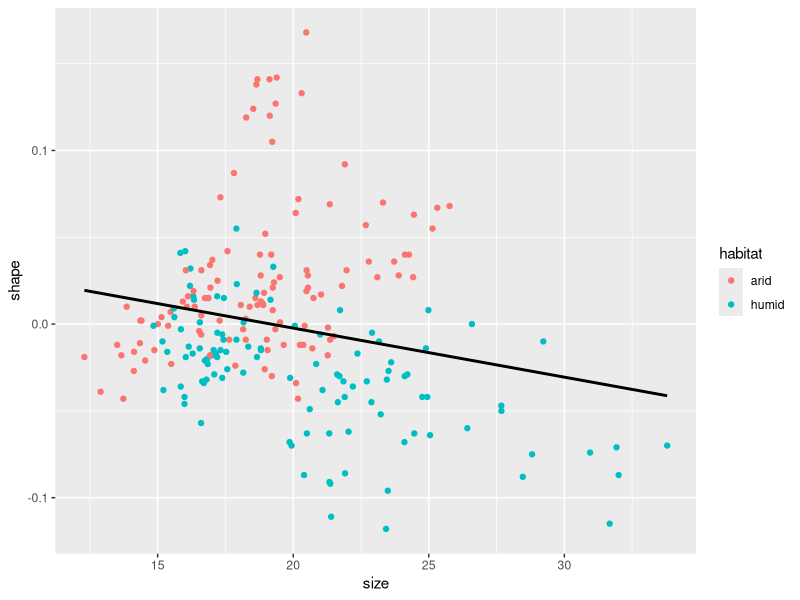
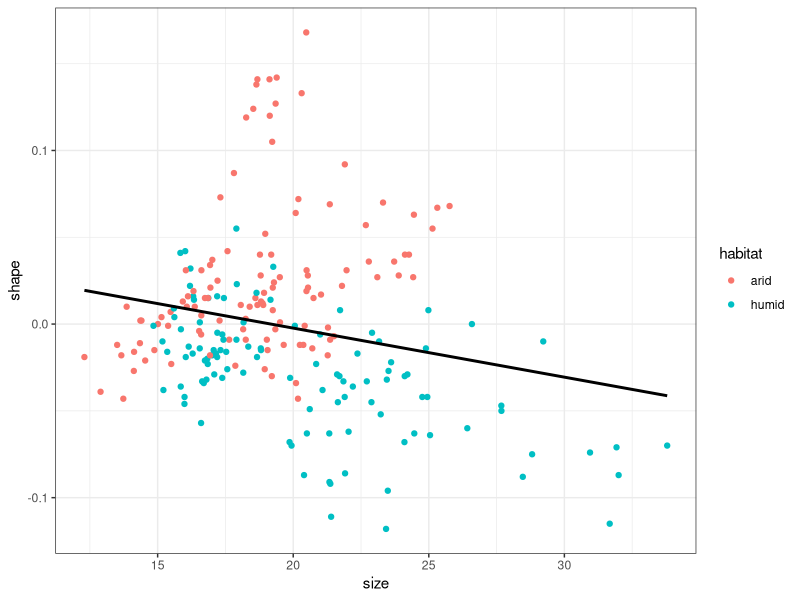
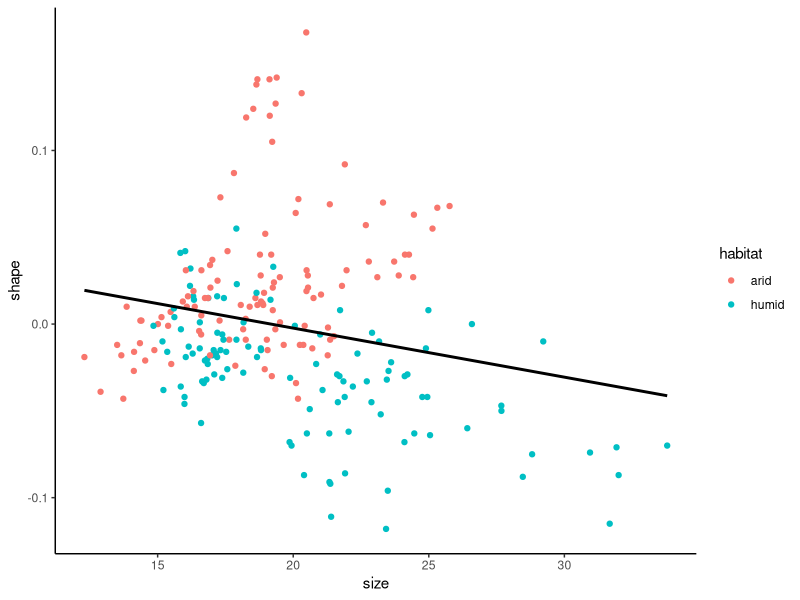
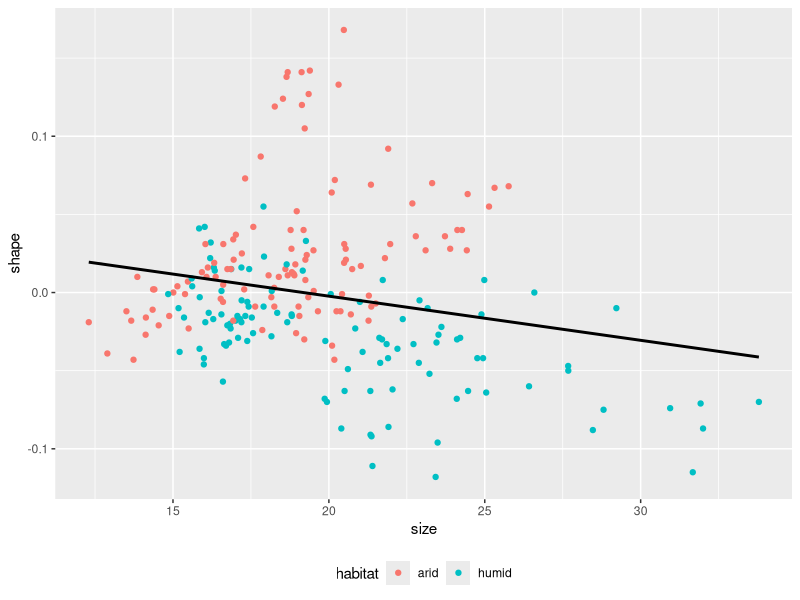
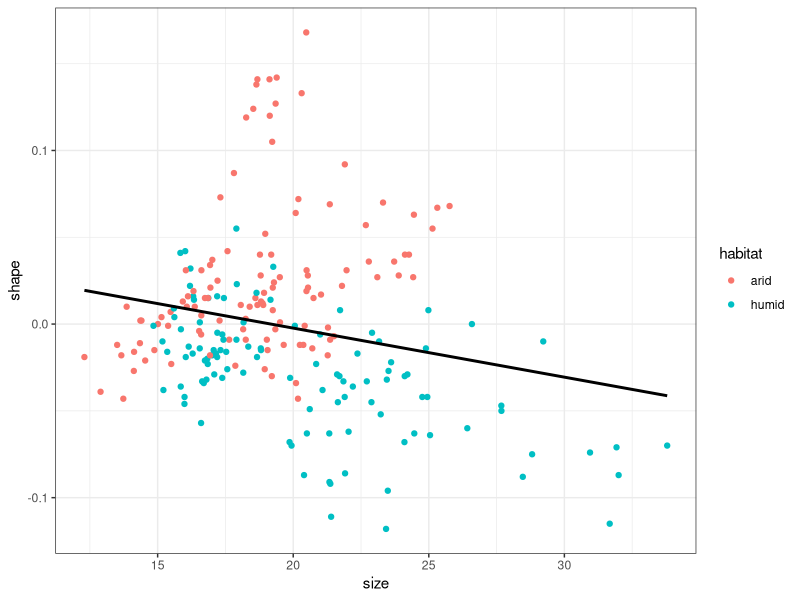
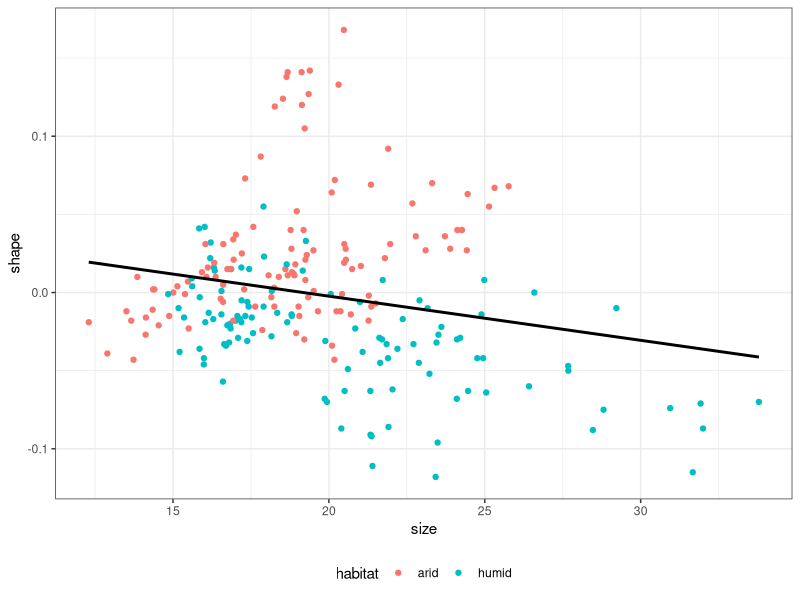
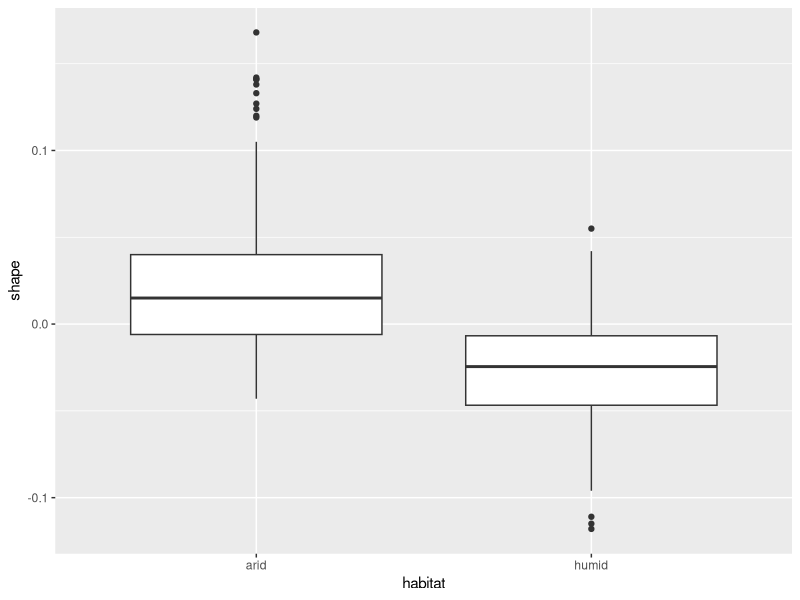
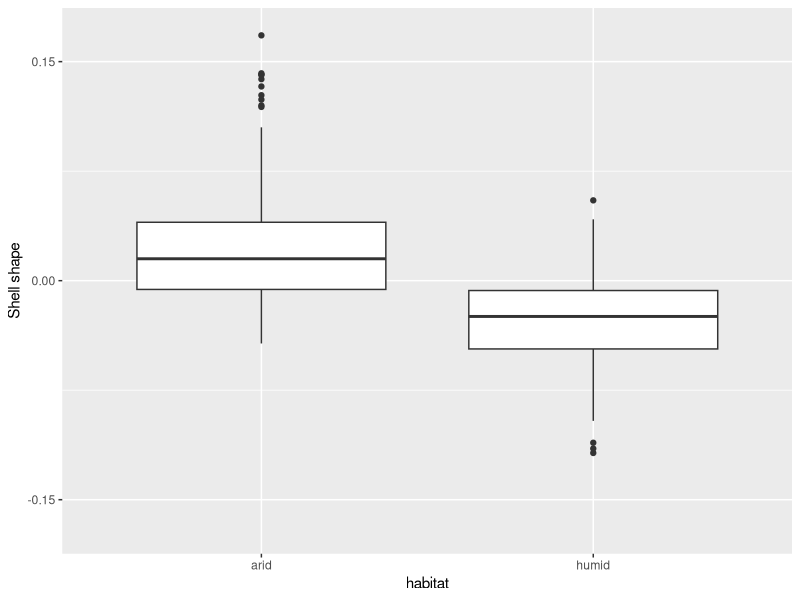

Write the R code that produced these figures, in order.
## ---- chunk 1
#| message: false
library(tidyverse)

snails <- read_delim("island-FL.csv", delim = ",")
print(snails)
## ---- chunk 2
#| include: false

pop <- read_delim("pop_data.csv", delim = ",")

## ---- chunk 3
#| message: false
snails |>
  ggplot(aes(x = size, y = shape)) +
  geom_point(aes(color = habitat)) +
  geom_smooth(method = lm, se = FALSE, color = "black")
## ---- chunk 4
#| message: false
snails |>
  ggplot(aes(x = size, y = shape)) +
  geom_point(aes(color = habitat)) +
  geom_smooth(method = lm, se = FALSE, color = "black") +
  theme_bw()
## ---- chunk 5
#| message: false
snails |>
  ggplot(aes(x = size, y = shape)) +
  geom_point(aes(color = habitat)) +
  geom_smooth(method = lm, se = FALSE, color = "black") +
  theme_classic()
## ---- chunk 6
#| message: false
#| fig-height: 5.5
snails |>
  ggplot(aes(x = size, y = shape)) +
  geom_point(aes(color = habitat)) +
  geom_smooth(method = lm, se = FALSE, color = "black") +
  theme(legend.position = "bottom") # Or: "top", "left", "right", "none"
## ---- chunk 7
#| message: false
snails |>
  ggplot(aes(x = size, y = shape)) +
  geom_point(aes(color = habitat)) +
  geom_smooth(method = lm, se = FALSE, color = "black") +
  theme(legend.position = "bottom") + # Position legend at the left
  theme_bw() # Define general theme - and thus override the line above...
## ---- chunk 8
#| message: false
#| fig-height: 5.5
snails |>
  ggplot(aes(x = size, y = shape)) +
  geom_point(aes(color = habitat)) +
  geom_smooth(method = lm, se = FALSE, color = "black") +
  theme_bw() + # This defines the general theme
  theme(legend.position = "bottom") # Now override default legend positioning
## ---- chunk 9
snails |>
  ggplot(aes(x = habitat, y = shape)) +
  geom_boxplot()
## ---- chunk 10
snails |>
  ggplot(aes(x = habitat, y = shape)) +
  geom_boxplot() +
  scale_y_continuous(
    name = "Shell shape",
    limits = c(-0.17, 0.17),
    breaks = c(-0.15, 0, 0.15)
  )
## ---- chunk 11
snails |>
  ggplot(aes(x = habitat, y = shape)) +
  geom_boxplot() +
  scale_y_continuous(
    name = "Shell shape",
    limits = c(-0.17, 0.17),
    breaks = c(-0.15, 0, 0.15),
    labels = c("-0.15", "0", "0.15")
  )
## ---- chunk 12
snails |>
  ggplot(aes(x = habitat, y = shape)) +
  geom_boxplot() +
  scale_y_continuous(
    name = "Shell shape",
    limits = c(-0.17, 0.17),
    breaks = c(-0.15, 0, 0.15),
    labels = c("-0.15", "0", "0.15")
  ) +
  scale_x_discrete(name = "Habitat")
## ---- chunk 13
snails |>
  ggplot(aes(x = habitat, y = shape)) +
  geom_boxplot() +
  scale_y_continuous(
    name = "Shell shape",
    limits = c(-0.17, 0.17),
    breaks = c(-0.15, 0, 0.15),
    labels = c("-0.15", "0", "0.15")
  ) +
  scale_x_discrete(
    name = "Habitat",
    labels = c("Arid", "Humid")
  )
## ---- chunk 14
snails |>
  ggplot(aes(x = habitat, y = shape, color = habitat, fill = habitat)) +
  geom_boxplot(alpha = 0.2) +
  scale_y_continuous(
    name = "Shell shape",
    limits = c(-0.17, 0.17),
    breaks = c(-0.15, 0, 0.15),
    labels = c("-0.15", "0", "0.15")
  ) +
  scale_x_discrete(
    name = "Habitat",
    labels = c("Arid", "Humid")
  ) +
  scale_color_manual(values = c("goldenrod", "steelblue")) +
  scale_fill_manual(values = c("goldenrod", "steelblue"))
## ---- chunk 15
snails |>
  ggplot(aes(x = shape)) +
  geom_histogram(bins = 20)
## ---- chunk 16
snails |>
  ggplot(aes(x = shape)) +
  geom_histogram(bins = 20) +
  facet_wrap(~ habitat)
## ---- chunk 17
snails |>
  ggplot(aes(x = shape)) +
  geom_histogram(bins = 20) +
  facet_wrap(~ habitat, ncol = 1) # And / or: nrow = 2
## ---- chunk 18
snails |>
  pivot_longer(cols = size | shape,
               names_to = "trait",
               values_to = "value")
## ---- chunk 19
snails |>
  pivot_longer(cols = size | shape,
               names_to = "trait",
               values_to = "value") |>
  ggplot(aes(x = value)) +
  geom_histogram(bins = 20) +
  facet_grid(habitat ~ trait)
## ---- chunk 20
snails |>
  pivot_longer(cols = size | shape,
               names_to = "trait",
               values_to = "value") |>
  ggplot(aes(x = value)) +
  geom_histogram(bins = 20) +
  facet_grid(habitat ~ trait, scales = "free_x")
## ---- chunk 21
#| label: fig-dist-mean
#| fig-cap: The density distribution of three different species, with their means marked in red.
pop |> 
  pivot_longer(cols = starts_with("species"),
               names_to = "species",
               values_to = "density") |> 
  group_by(species) |> 
  mutate(mean = mean(density)) |>
  ungroup() |>
  # Begin visualization
  ggplot(aes(x = density)) + 
  geom_histogram(binwidth = 0.5, fill = "steelblue") + 
  # Facets the histogram based on species
  facet_grid(species ~ .) +
  labs(y = "count") +
  # Adds a custom segment to the visualization depicting the mean
  geom_segment(
    # Define start and end values of the segment:
    aes(x = mean, xend = mean, y = 0, yend = 50),
    # Define width and color of the segment:
    linewidth = 1, color = "firebrick"
  ) +
  theme_bw()
## ---- chunk 22
pop |> 
  pivot_longer(cols = starts_with("species"),
               names_to = "species",
               values_to = "density") |> 
  ggplot(aes(x = density)) + 
  geom_boxplot(color = "steelblue", fill = "steelblue", alpha = 0.2) +
  # Facets the histogram based on species
  facet_grid(species ~ .) +
  labs(x = "Population Density") + 
  # The y-axis is not relevant in this type of visualization,
  # so it is removed by setting breaks = NULL:
  scale_y_continuous(breaks = NULL) +
  theme_bw()
## ---- chunk 23
snails |>
  group_by(habitat) |> # Perform summary calculations for each habitat
  summarize(medianShape = median(shape), # Median shape
            minShape = min(shape), # Minimum shape
            maxShape = max(shape)) |> # Maximum shape
  ungroup() |> # Ungroup data
  # Start plotting:
  ggplot(aes(x = habitat, y = medianShape,
             ymin = minShape, ymax = maxShape)) +
  geom_point() + # This takes the y aesthetic, for plotting the median
  geom_errorbar(width = 0.2) # Takes the ymin and ymax aesthetics
## ---- chunk 24
snails |>
  group_by(habitat) |> # Perform summary calculations for each habitat
  summarize(medianShape = median(shape), # Median shape
            minShape = min(shape), # Minimum shape
            maxShape = max(shape)) |> # Maximum shape
  ungroup() |> # Ungroup data
  # Start plotting:
  ggplot(aes(x = habitat, y = medianShape,
             ymin = minShape, ymax = maxShape)) +
  geom_point() + # This takes the y aesthetic, for plotting the median
  geom_errorbar(width = 0.2) + # Takes the ymin and ymax aesthetics
  labs(y = "median with full range")
## ---- chunk 25
snails |>
  group_by(habitat) |>
  summarize(mean = mean(shape), # Mean shape in each habitat
            sd = sd(shape), # Standard deviation per habitat
            N = n(), # Sample size (number of observations) per habitat
            SEM = sd / sqrt(N), # Standard error of the mean
            CI = SEM * qt(1 - 0.025, N - 1)) |> # Confidence interval,
                 # read off at 1 - 0.025 because +/- 2.5% adds up to 5%
  ungroup() |>
  ggplot(aes(x = habitat, y = mean, ymin = mean - CI, ymax = mean + CI)) +
  geom_point() +
  geom_errorbar(width = 0.2) +
  labs(y = "mean shell shape, +/- 95% confidence interval")
## ---- chunk 26
snails |>
  group_by(habitat) |>
  summarize(mean = mean(shape), # Mean shape in each habitat
            sd = sd(shape), # Standard deviation per habitat
            N = n(), # Sample size (number of observations) per habitat
            SEM = sd / sqrt(N), # Standard error of the mean
            CI = SEM * qt(1 - 0.025, N - 1)) |> # Confidence interval,
                 # read off at 1 - 0.025 because +/- 2.5% adds up to 5%
  ungroup() |>
  ggplot(aes(x = habitat, y = mean, ymin = mean - CI, ymax = mean + CI)) +
  # Below we change geom_point to geom_col (for "column"):
  geom_col(fill = "steelblue") +
  geom_errorbar(width = 0.2) +
  labs(y = "mean shell shape, +/- 95% confidence interval")
## ---- chunk 27
tibble(Species = c("species 1", "species 2"),
       Average = c(148, 152),
       CI = c(0.8, 0.9)) |>
  ggplot(aes(x = Species, y = Average,
             ymin = Average - CI, ymax = Average + CI)) +
  geom_col(fill = "steelblue") +
  geom_errorbar(width = 0.2) +
  labs(y = "Trait value")
## ---- chunk 28
tibble(Species = c("species 1", "species 2"),
       Average = c(148, 152),
       CI = c(0.8, 0.9)) |>
  ggplot(aes(x = Species, y = Average,
             ymin = Average - CI, ymax = Average + CI)) +
  geom_point() +
  geom_errorbar(width = 0.2) +
  labs(y = "Trait value")
## ---- chunk 29
#| message: false
read_delim("temp-Lin.csv", delim = ",")
## ---- chunk 30
#| message: false
read_delim("temp-Lin.csv", delim = ",") |>
  ggplot(aes(x = month, y = temp_C)) +
  geom_point(color = "steelblue") +
  labs(y = "average temperature (Celsius)") +
  theme_bw()
## ---- chunk 31
#| message: false
read_delim("temp-Lin.csv", delim = ",") |>
  mutate(month = as_factor(month)) |>
  ggplot(aes(x = month, y = temp_C)) +
  geom_point(color = "steelblue") +
  labs(y = "average temperature (Celsius)") +
  theme_bw()
## ---- chunk 32
#| message: false
read_delim("temp-Lin.csv", delim = ",") |>
  mutate(month = fct_relevel(month, "Jan", "Feb", "Mar", "Apr", "May", "Jun",
                             "Jul", "Aug", "Sep", "Oct", "Nov", "Dec")) |>
  ggplot(aes(x = month, y = temp_C)) +
  geom_point(color = "steelblue") +
  labs(y = "average temperature (Celsius)") +
  theme_bw()
